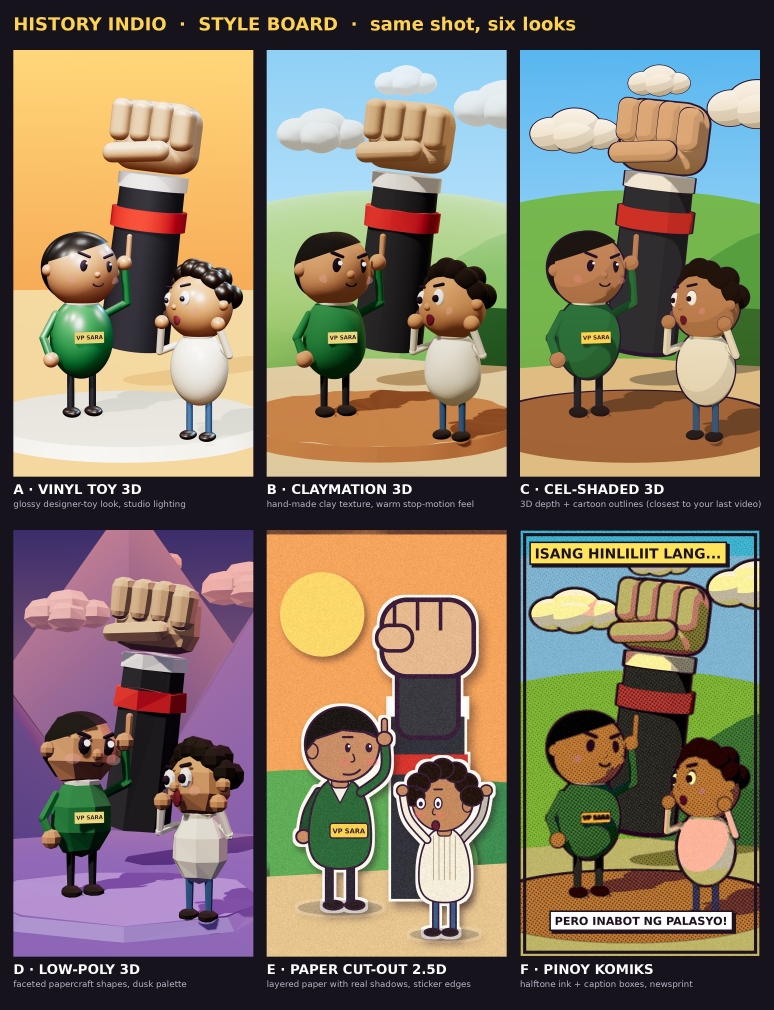
#> input picture history-indio/styleboard/styleboard.jpg, 2320 x 3030 px (shown at 1/3 size)
$ python komiks_filter.py ../../../styleboard/styleboard.jpg
#> lines starting #> are read from the running program, lines starting #| are printed output that depends on the picture; after the words box and inside, x2 and y2 are one past the last pixel; in counts of white or black regions, pixels touching at a corner belong together
#!/usr/bin/env python3
"""Pinoy Komiks look: turn any rendered or generated frame into halftone ink on newsprint.

usage: komiks_filter.py in.png out.png [--caption "TEXT" ...] [--bottom "TEXT"]
Posterises colour, adds angled halftone dots in the shadows, inks the edges, tints to newsprint,
adds grain and a panel border. Captions are optional yellow/white komiks boxes.
"""
import math, sys
import numpy as np
from PIL import Image, ImageDraw, ImageFilter, ImageFont

FONT = '/usr/share/fonts/truetype/dejavu/DejaVuSans-Bold.ttf'


def komiks(im, dot=13, seed=5, border=True):
#> called with dot = 13, seed = 5, border = True
    im = im.convert('RGB')
#> im is the input picture: PIL image 2320x3030 RGB; mean R, G, B 129.4, 116.8, 98.6
    W, H = im.size
#> W = 2320; H = 3030
    a = np.asarray(im).astype(np.float32) / 255
    lum = a @ np.array([0.3, 0.59, 0.11])
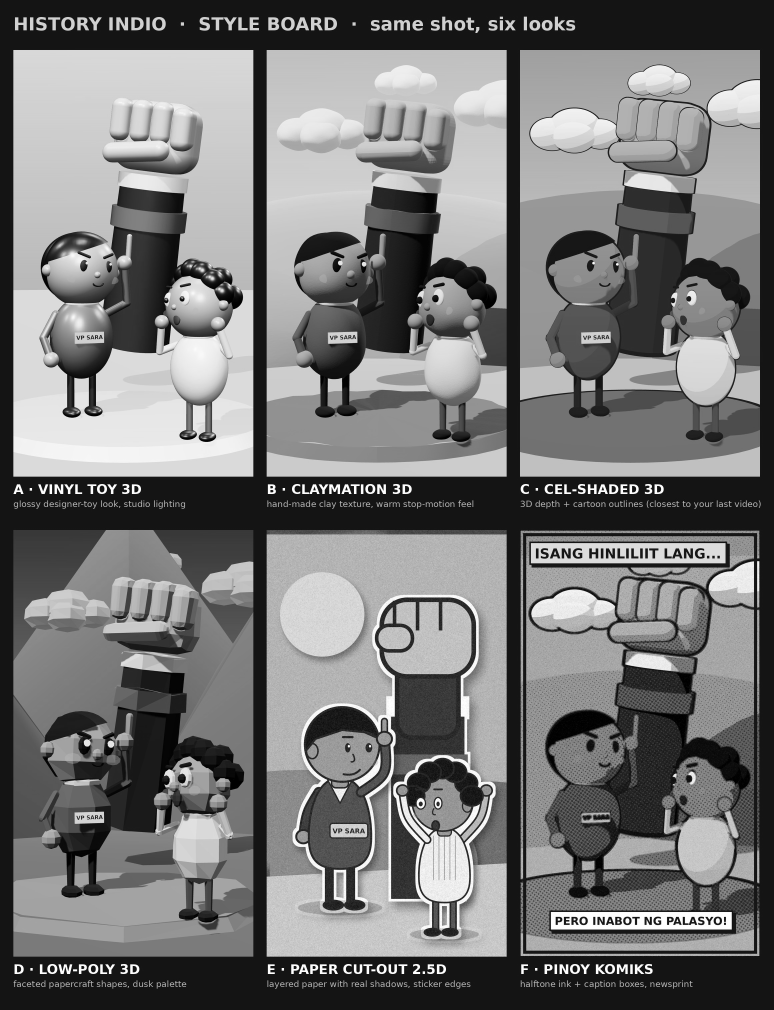
#> lum: shape (3030, 2320) float64 (shown at 1/3 size); min 0, max 1, mean 0.465
    lq = np.maximum(np.round(lum * 6) / 6, 0.12)                 # posterise brightness only, so hues stay clean
    post = np.clip(a * (lq / np.maximum(lum, 1e-3))[..., None], 0, 1)
    yy, xx = np.mgrid[0:H, 0:W]
    ang = math.radians(35)
    u = xx * math.cos(ang) + yy * math.sin(ang)
    v = -xx * math.sin(ang) + yy * math.cos(ang)
    d = np.sqrt(((u % dot) - dot / 2) ** 2 + ((v % dot) - dot / 2) ** 2)
    dots = (d < np.clip(0.78 - lum, 0, 1) * dot * 0.85).astype(np.float32)
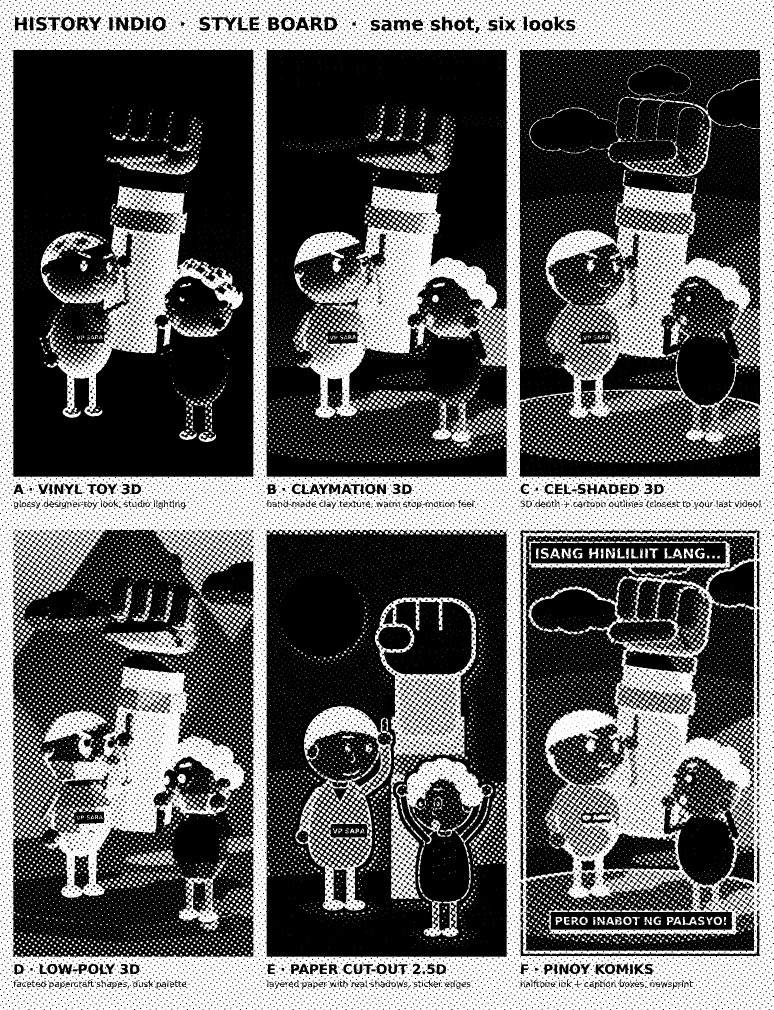
#> dots: shape (3030, 2320) float32 (shown at 1/3 size); values 0 (black) and 1 (white), 38.1% white; 16634 white regions (9398 under 20 px), largest, box (x1, y1, x2, y2) and area: (0, 0, 2320, 3030) 1675391, (134, 1999, 739, 2693) 115048, (891, 558, 1491, 1257) 113628
    post = post * (1 - 0.42 * dots[..., None])
    edges = np.asarray(im.convert('L').filter(ImageFilter.GaussianBlur(1.2)).filter(ImageFilter.FIND_EDGES)
                       .filter(ImageFilter.MaxFilter(5))).astype(np.float32) / 255
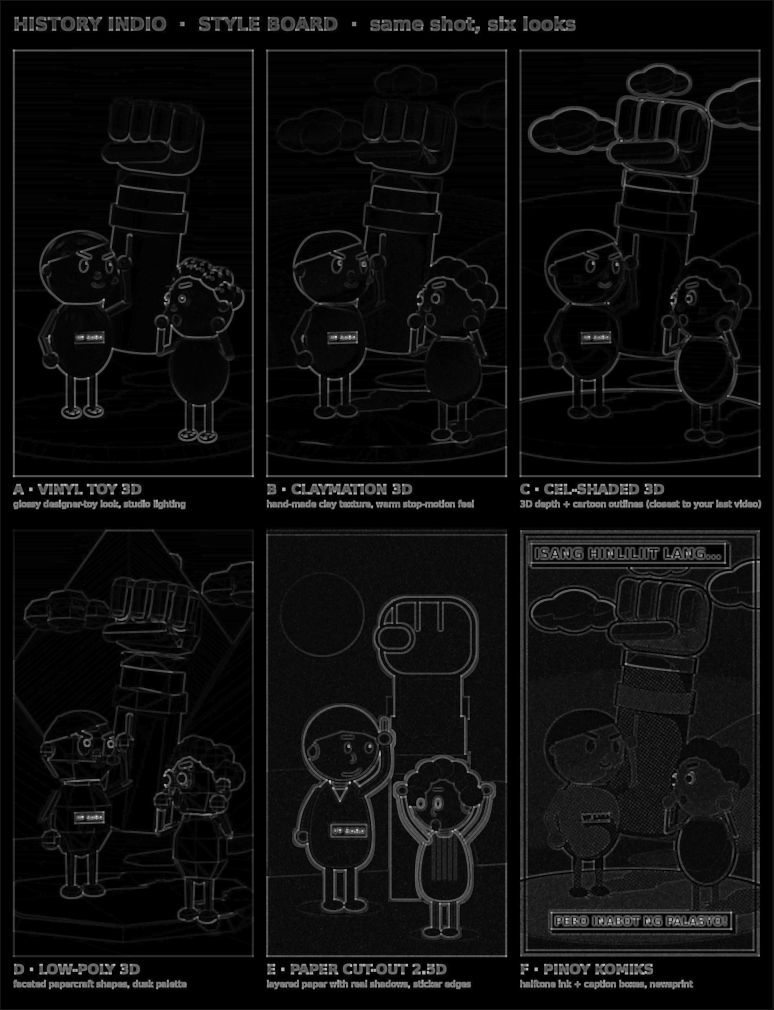
#> edges: shape (3030, 2320) float32 (shown at 1/3 size); min 0, max 0.859, mean 0.0548
    ink = np.clip(edges * 4 - 0.25, 0, 1)[..., None]
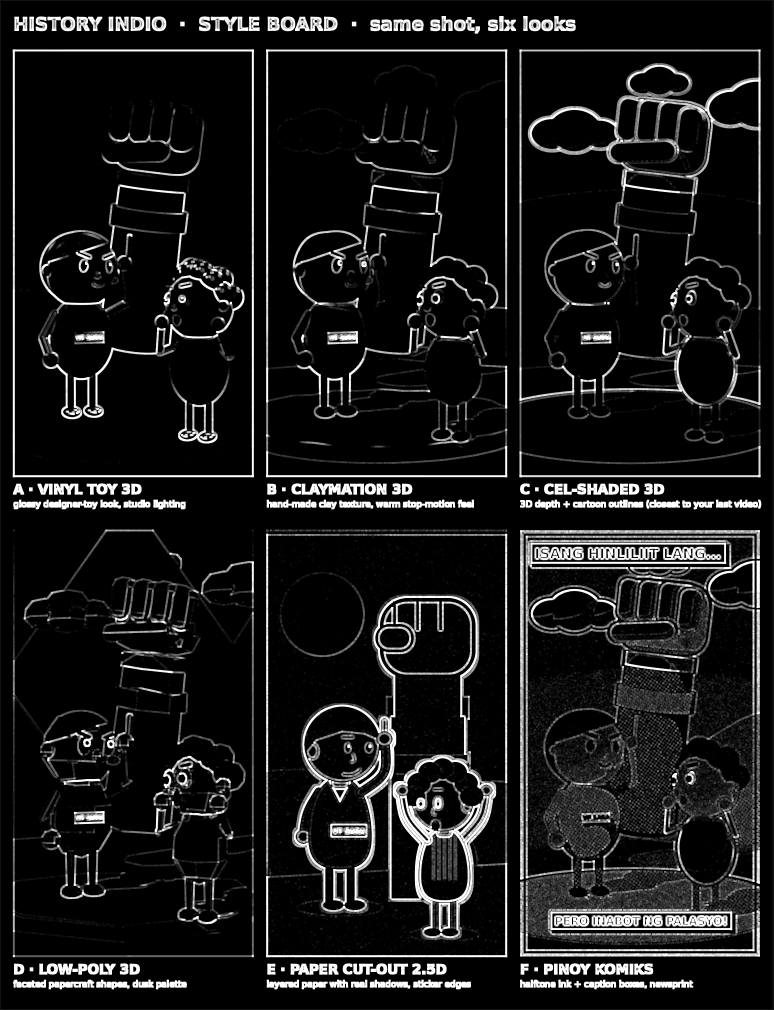
#> ink: shape (3030, 2320, 1) float32 (shown at 1/3 size); min 0, max 1, mean 0.0992
    post = post * (1 - ink) + np.array([0.12, 0.07, 0.12]) * ink
    post = post * np.array([1.0, 0.95, 0.82])
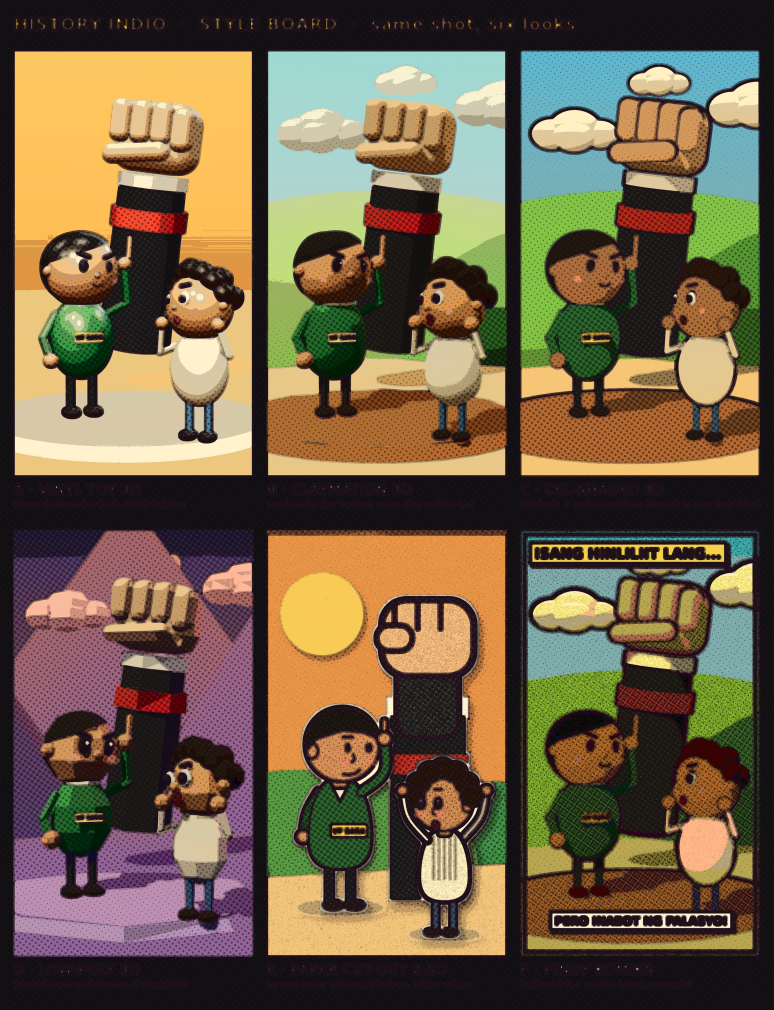
#> post: shape (3030, 2320, 3) float64 (shown at 1/3 size); mean R, G, B 0.444, 0.379, 0.28
    n = np.random.default_rng(seed).normal(0, 9, (H // 2, W // 2)).astype(np.float32)
    n = np.asarray(Image.fromarray(n).resize((W, H), Image.BILINEAR))
    out = Image.fromarray(np.clip(post * 255 + n[..., None], 0, 255).astype(np.uint8))
    if border:
        ImageDraw.Draw(out).rectangle([14, 14, W - 14, H - 14], outline='#1f121f', width=14)
    return out


def caption(im, text, x, y, size=58, bg='#ffe45c'):
    d = ImageDraw.Draw(im)
    f = ImageFont.truetype(FONT, size)
    while d.textlength(text, font=f) > im.width - 2 * x - 60 and size > 24:
        size -= 2
        f = ImageFont.truetype(FONT, size)
    w = d.textlength(text, font=f)
    d.rectangle([x - 8, y - 8, x + w + 44, y + size + 36], fill='#1f121f')
    d.rectangle([x - 18, y - 18, x + w + 32, y + size + 24], fill=bg, outline='#1f121f', width=7)
    d.text((x + 6, y), text, font=f, fill='#1f121f')


def overlay(size, top=None, bottom=None):
    """Transparent layer with the panel border and caption boxes, kept inside the phone-safe area."""
    W, H = size
    ov = Image.new('RGBA', size, (0, 0, 0, 0))
    ImageDraw.Draw(ov).rectangle([14, 14, W - 14, H - 14], outline='#1f121f', width=14)
    if top:
        caption(ov, top, 70, int(H * 0.105), 56)
    if bottom:
        caption(ov, bottom, 70, int(H * 0.735), 52, '#ffffff')
    return ov


if __name__ == '__main__':
    a = sys.argv[1:]
    out = komiks(Image.open(a[0]))
    if '--caption' in a:
        caption(out, a[a.index('--caption') + 1], 60, 70)
    if '--bottom' in a:
        caption(out, a[a.index('--bottom') + 1], 80, out.height - 190, 50, '#ffffff')
#> (the run stopped early here; a loop or call above may not have finished)
